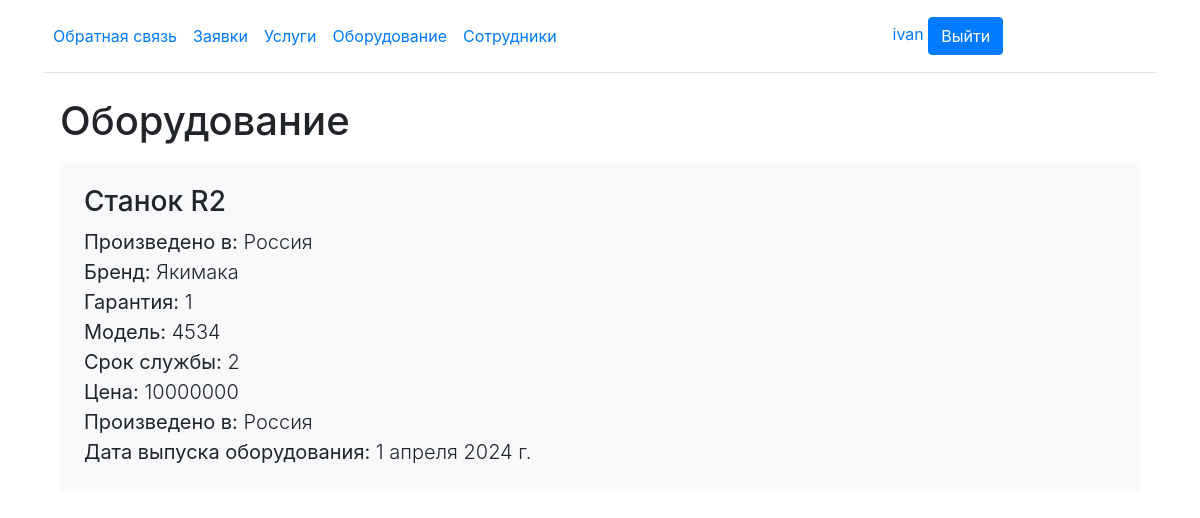
/eq/1/ (signed in), run on the app's committed database.
### zavod/models.py (models this page shows, shortened)
class Equipment(models.Model):
    mark = models.CharField(max_length=255)
    brand = models.CharField(max_length=255)
    model = models.CharField(max_length=255)
    srok_sl = models.IntegerField(max_length=255)
    garantiya = models.IntegerField(max_length=255)
    price = models.IntegerField(max_length=255)
    country = models.CharField(max_length=255)
    date_release = models.DateField()

### zavod/views.py (the view)
# urls.py: path('eq/<int:pk>/', ShowEquipment.as_view(), name='equipment'),
class ShowEquipment(LoginRequiredMixin,DataMixin,DetailView):
    login_url = 'login/'
    redirect_field_name = ''
    model = Equipment
    context_object_name = 'post'
    template_name = 'equipment.html'
    def get_context_data(self, *, object_list=None, **kwargs):
        context = super().get_context_data(**kwargs)
        c_def = self.get_user_context(title='Оборудование')
        return dict(list(context.items()) + list(c_def.items()))

### zavod/utils.py (called while the page is built, shortened)
    def get_user_context(self, **kwargs):
        context = kwargs
        user_menu = menu.copy()
        if self.request.user.groups.all().exists() and str(self.request.user.groups.all()[0]) == 'clients':
            user_menu.pop(6)
            user_menu.pop(6)
            user_menu.pop(6)
        context['menu'] = user_menu
        return context

### zavod/templates/equipment.html
{% extends 'base.html' %}
{% block content %}
<main class="container">
    <h1 class="pb-2">{{title}}</h1>
    <div class="bg-body-tertiary p-4 rounded mb-4" style="background-color: #f8f9fa;">
        <h3>{{post.mark}}</h3>
        <div class="lead">
            <div><strong>Произведено в:</strong> {{post.country}}</div>
              <div><strong>Бренд:</strong> {{post.brand}}</div>
                     <div><strong>Гарантия:</strong> {{post.garantiya}}</div>
                     <div><strong>Модель:</strong> {{post.model}}</div>
                     <div><strong>Срок службы:</strong> {{post.srok_sl}}</div>
                     <div><strong>Цена:</strong> {{post.price}}</div>
                    <div><strong>Произведено в:</strong> {{post.country}}</div>
            <div><strong>Дата выпуска оборудования:</strong> {{post.date_release}}</div>
        </div>
    </div>
</main>
{% endblock %}

### zavod/templates/base.html (shortened to what this page needs)
<!DOCTYPE html>
<html>
<head>
    {% load static %}
    <link rel="stylesheet" href=" {% static 'css/style.css' %}">
    <link rel="stylesheet" href=" {% static 'bootstrap/css/bootstrap.min.css' %}">
</head>
<body>
{% block mainmenu %}
<div class="container">
    <header class="d-flex flex-wrap align-items-center justify-content-center justify-content-md-between py-3 mb-4 border-bottom">
        <ul class="nav col-12 col-md-auto mb-2 justify-content-center mb-md-0">
            {% if request.user.is_authenticated %}
                <li><a class="nav-link px-2" href="{% url 'contact' %}">Обратная связь</a></li>
                <li><a class="nav-link px-2" href="{% url 'requestsJob' %}">Заявки</a></li>
                <li><a class="nav-link px-2" href="{% url 'works' %}">Услуги</a></li>
                <li><a class="nav-link px-2" href="{% url 'home' %}">Оборудование</a></li>
                {% if perms.zavod.change_work %}
                    <li><a class="nav-link px-2" href="{% url 'employees' %}">Сотрудники</a></li>
                {%endif%}
            {% else %}
                <li><a class="nav-link px-2" href="{% url 'about' %}">О сайте</a></li>
                <li><a class="nav-link px-2" href="{% url 'contact' %}">Обратная связь</a></li>
            {% endif %}
        </ul>
        <div class="col-md-3 text-end">
            {% if request.user.is_authenticated %}
                <span class="me-2" style="text-decoration: none; color: #007bff;">{{user.username}}</span>
                <a type="button" class="btn btn-primary" href="{% url 'logout' %}">Выйти</a>
            {% else %}
                <a type="button" class="btn btn-outline-primary me-2" href="{% url 'register' %}">Регистрация</a>
                <a type="button" class="btn btn-primary" href="{% url 'login' %}">Войти</a>
            {% endif %}
        </div>
    </header>
    {% endblock mainmenu %}
    {% block content %}
    {% endblock %}
</div>
</body>
</html>

### diplom/static/css/style.css (style rules this page uses)
body { background: #2c2c2c; }

### data on the page
Equipment: mark "Станок R2", country "Россия", brand "Якимака", garantiya "1", model "4534", srok_sl "2", price "10000000", date_release "1 апреля 2024 г."

### other printed values
{{ user.username }} "ivan"
{{ title }} "Оборудование"
